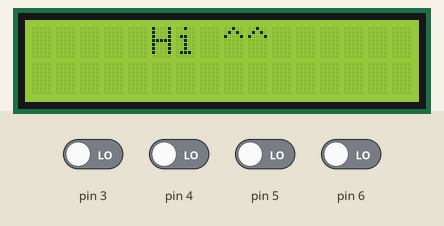
A sketch run on a simulated Arduino Uno, built with avr-gcc and run on an emulated ATmega328P. Shown: 16×2 character LCD. The test bench sets the inputs (shaded band); at power-on: pin 3–6 LOW.

Above: at 0.1 s.
At 1.1 s:
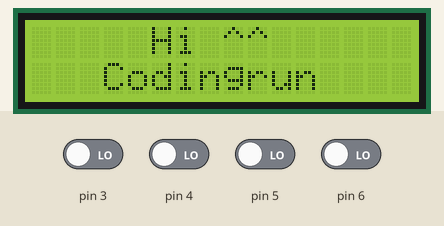
At 2.1 s:
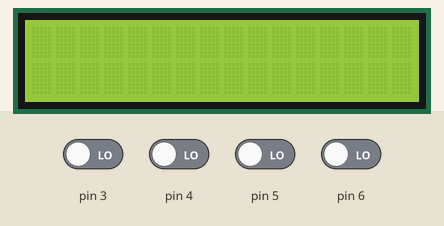

Measured:
- by itself, everything shown: repeats every 3.0 s, in 3 steps
- what the display in image 1 shows lasts 1.0 s, from 1.1 s to 2.1 s

The sketch:

sketch_may13a.ino
```cpp
#include <LiquidCrystal.h>
#include <arduino.h>
LiquidCrystal lcd(0x3F, 16, 2);

void setup() {
  Serial.begin(9600);
  lcd.begin();
  for( int i=2; i<7; i++){
    pinMode(i, INPUT);
  }

}

void loop() {
  int readValue[6] = {digitalRead(2),digitalRead(3),digitalRead(4),digitalRead(5),digitalRead(6)};
  if(readValue[1] == HIGH) {

  }
  lcd.setCursor(5, 0);    // 커서를 5, 0에 가져다 놓아라. (열, 행)
  lcd.print("Hi ^^");     // 5, 0에 Hi ^^를 출력해라.
  delay(1000);            // 1초 대기
  lcd.setCursor(3, 1);    // 커서를 3, 1로 가져다 놓아라. (열, 행)
  lcd.print("Codingrun"); // Codingrun을 입력해라.
  delay(1000);            // 1초 대기
  lcd.clear();            // 글자를 모두 지워라.
  delay(1000);
}
```
